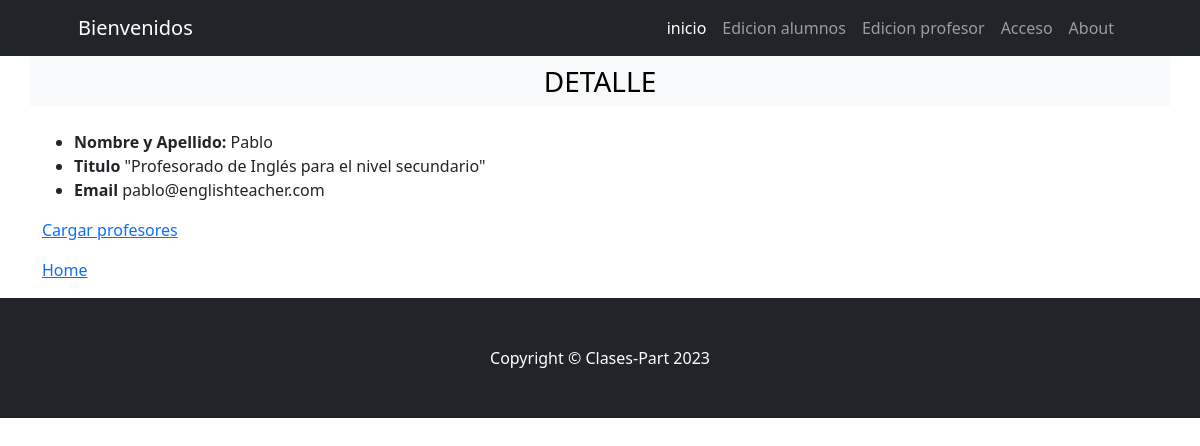
Page /profesor/profesor/detail/1 on the committed database.
### profesor/models.py (models this page shows, shortened)
class profesor (models.Model):
    nombre = models.CharField(max_length = 20)
    titulo = models.CharField(max_length = 100)
    contacto = models.EmailField()

### profesor/views.py (the view)
# urls.py: path("profesor/detail/<int:pk>", views.profesorDetail.as_view(), name="profesor_detail"),
class profesorDetail(DetailView):
    model = models.profesor

### profesor/templates/profesor/profesor_detail.html
{% extends 'base.html' %}
{% block title %}
    Detalle
{% endblock title %}
{% block content %}
    <ul>
        <li><strong>Nombre y Apellido: </strong> {{ object.nombre }}</li>
        <li><strong>Titulo</strong> {{ object.titulo }}
        <li><strong>Email </strong> {{ object.contacto }}
        </li>
    </ul>
    <p><a href=" {% url 'profesor:profesor_list' %} " >    Cargar profesores </a></p>
    <p><a href=" {% url 'home:index' %} " >    Home </a></p>
{% endblock content %}

### rows in the picture
profesor: nombre "Pablo", titulo "\"Profesorado de Inglés para el nivel secundario\"", contacto "pablo@englishteacher.com"
